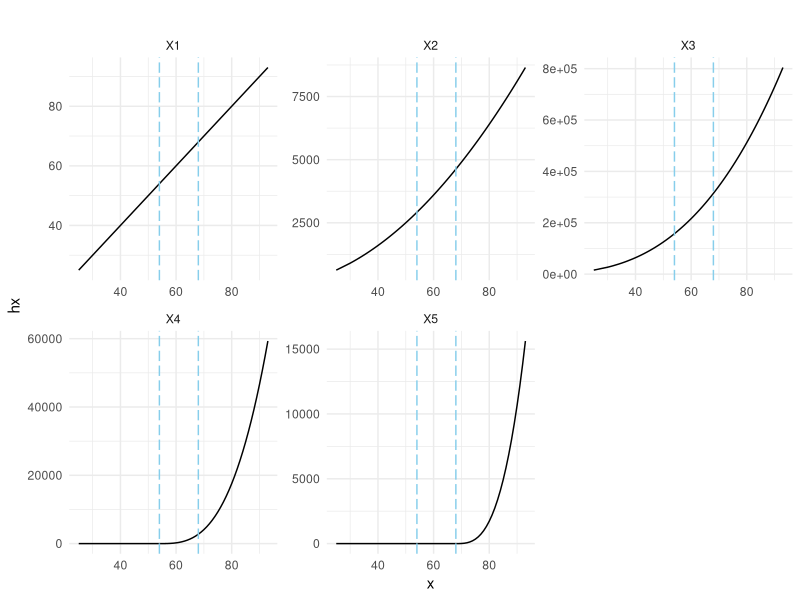
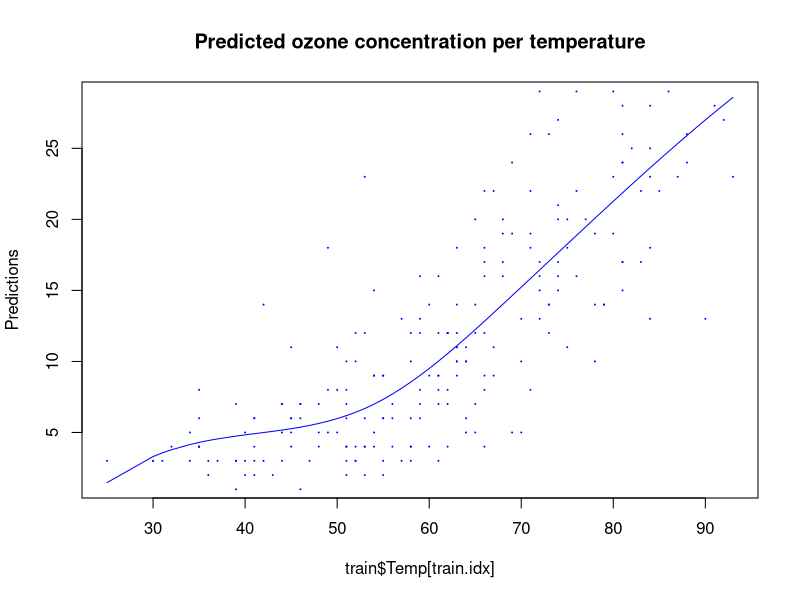
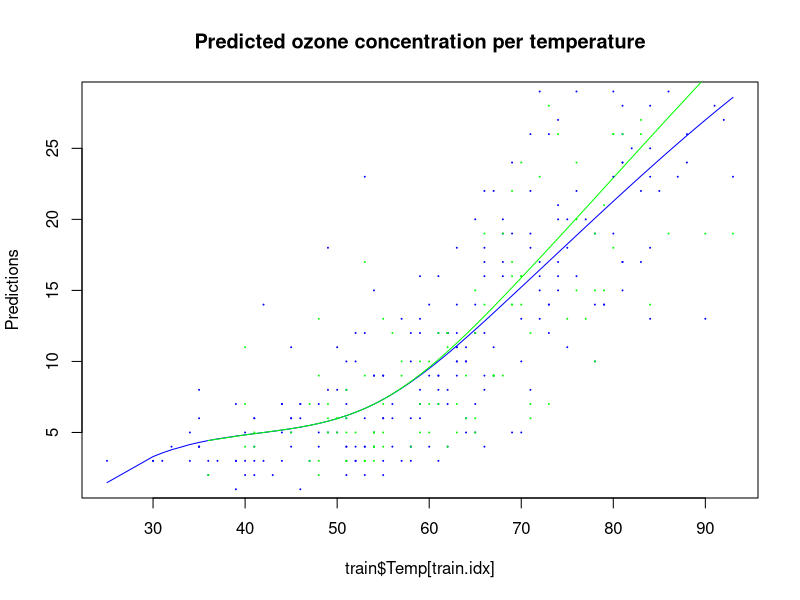
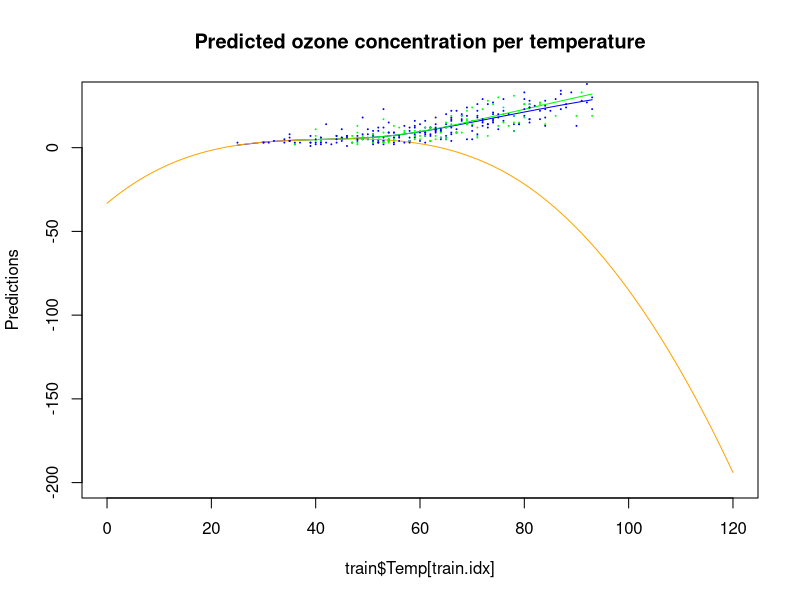
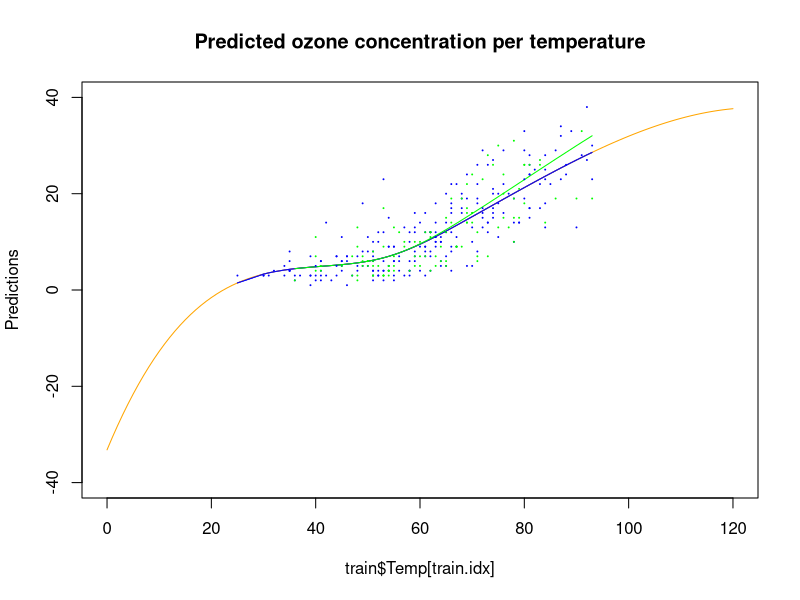
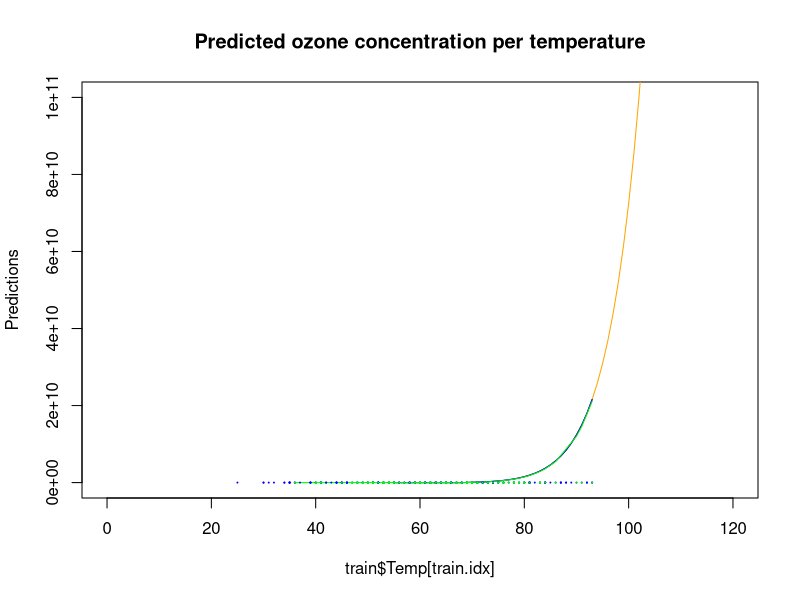

Here is the R script that generated these plots, in order:
## ---- chunk 1
library("knitr")
# library("ROCit")
# library("ISLR")
# library("klaR")
# library("glmnet")
# install.packages("gclus")
library("gclus")
library("tidyverse")

set.seed(11721138)
## ---- chunk 2
data(ozone)

# perform train set split
train_idx <- sample(1:nrow(ozone), nrow(ozone)%/%3*2, replace=FALSE)
train <- ozone[train_idx, ]
test <-  ozone[-train_idx, ]

# ozone
## ---- chunk 3
getsplines <- function(x, nknots=2, M=4){
  # nknots ... number of knots -> placed at regular quantiles
  # M ... M-1 is the degree of the polynomial
  n <- length(x)
  # X will not get an intercept column
  X <- matrix(NA, nrow=n, ncol=(M - 1) + nknots)
  for (i in 1:(M - 1)){ 
    X[,i] <- x^i 
    }
  # now the basis functions for the constraints:
  quant <- seq(0, 1, 1 / (nknots + 1))[c(2 : (nknots + 1))]
  qu <- quantile(x,quant)
  for (i in M : (M + nknots - 1)){
    X[,i] <- ifelse(x - qu[i - M + 1] < 0, 0, (x - qu[i - M + 1])^(M - 1))
  }
  list(x=x, X=X, quantiles=quant, xquantiles=qu)
}

## ---- chunk 4
plotspl <- function(splobj, ..., title=""){
  vertical.lines <- splobj$xquantiles %>% unname()
  splobj %>%  
    .$X %>% 
    data.frame() %>% 
    mutate(x=X1) %>% 
    pivot_longer(-c(x), values_to = "hx") %>% 
    ggplot(aes(x=x, y=hx)) +
      geom_line() +
      theme_minimal() +
      facet_wrap(~name, scales="free") +
      geom_vline(xintercept=vertical.lines, 
                 colour="skyblue", 
                 linetype = "longdash") +
      ggtitle(title) 
  }

# getsplines(ozone$Temp) %>% 
#   plotspl(main="Temp")
## ---- chunk 5
# These lines create splines for all columns, not just temp
# splines <- train %>% 
#   colnames() %>% 
#   lapply(function(name){
#     list(name=name, splines=getsplines(train[[name]]))
#   })
# 
# splines %>% 
#   lapply(function(spline) plotspl(spline$splines, title=spline$name))

# Creating splines for the temperature
splines.temp.train <- getsplines(train$Temp)
splines.temp.test <- getsplines(test$Temp)
plotspl(splines.temp.train, "Temperature Splines")
# plotspl(splines.temp.test, "Temperature Splines")

## ---- chunk 6
# fit the model
training.data <- data.frame(splines.temp.train$X, Ozone=train$Ozone)
model1 <- lm(Ozone ~ ., data=training.data)
summary(model1)
# make predictions
test.idx <- test$Temp %>% sort(index.return=TRUE) %>% .$ix
yhat.train <- predict(model1, training.data)




train.idx <- train$Temp %>% sort(index.return=TRUE) %>% .$ix
plot(train$Temp[train.idx], yhat.train[train.idx], ylab="Predictions", main="Predicted ozone concentration per temperature", col="blue", type="l")
points(train$Temp, train$Ozone, cex=.001, pch=20, col="blue")


## ---- chunk 7


plot(train$Temp[train.idx], yhat.train[train.idx], ylab="Predictions", main="Predicted ozone concentration per temperature", col="blue", type="l")

test.data <- data.frame(splines.temp.test$X, Ozone=test$Ozone)
yhat.test <- predict(model1, test.data)
lines(test$Temp[test.idx], yhat.test[test.idx], col="green")
points(train$Temp, train$Ozone, cex=.001, pch=20, col="blue")
points(test$Temp, test$Ozone, cex=.001, pch=20, col="green")

## ---- chunk 8
plot(train$Temp[train.idx], yhat.train[train.idx], ylab="Predictions", main="Predicted ozone concentration per temperature", col="blue", type="l",
     xlim=c(0, 120), 
     ylim=c(-200, 30)
     )

lines(test$Temp[test.idx], yhat.test[test.idx], col="green")


newtemp <- seq(0, 120)

newtemp %>% 
  getsplines() %>% 
  .$X %>% 
  as.data.frame() %>% 
  rename_all(str_replace_all, "V", "X") %>% 
  predict(model1, .) %>% 
  lines(newtemp, ., col="orange")

points(train$Temp, train$Ozone, cex=.001, pch=20, col="blue")
points(test$Temp, test$Ozone, cex=.001, pch=20, col="green")

## ---- chunk 9
getsplines <- function(x, nknots=2, M=4, knots=NULL){
  # nknots ... number of knots -> placed at regular quantiles
  # M ... M-1 is the degree of the polynomial
  n <- length(x)
  # X will not get an intercept column
  X <- matrix(NA, nrow=n, ncol=(M - 1) + nknots)
  for (i in 1:(M - 1)){ 
    X[,i] <- x^i 
    }
  # now the basis functions for the constraints:
  if (is.null(knots)){
    print("a")
    # create knots from quantiles
    quant <- seq(0, 1, 1 / (nknots + 1))[c(2 : (nknots + 1))]
    qu <- quantile(x,quant)
  } else {
    # if custom knots have been given, use them as knots
    qu = knots
    # and calculate the quantile percentages of the knots
    quant <- ecdf(x)(knots)
  }
  for (i in M : (M + nknots - 1)){
    X[,i] <- ifelse(x - qu[i - M + 1] < 0, 0, (x - qu[i - M + 1])^(M - 1))
  }
  list(x=x, X=X, quantiles=quant, xquantiles=qu)
}

## ---- chunk 10
plot(train$Temp[train.idx], yhat.train[train.idx], ylab="Predictions", main="Predicted ozone concentration per temperature", col="blue", type="l",
     xlim=c(0, 120),
     ylim=c(-40, 40)
     )


# get the knots of the train data splines
training_knots <- splines.temp.train$xquantiles %>% unname()

newtemp <- seq(0, 120)
newtemp %>% 
  getsplines(knots = training_knots) %>% 
  .$X %>% 
  as.data.frame() %>% 
  rename_all(str_replace_all, "V", "X") %>% 
  predict(model1, .) %>% 
  lines(newtemp, ., col="orange")

lines(train$Temp[train.idx], yhat.train[train.idx], col="blue")
lines(test$Temp[test.idx], yhat.test[test.idx], col="green")
points(train$Temp, train$Ozone, cex=.001, pch=20, col="blue")
points(test$Temp, test$Ozone, cex=.001, pch=20, col="green")

## ---- chunk 11

training.data <- data.frame(splines.temp.train$X, Ozone=train$Ozone)
# if specify using log for every variable in the data
# i also add a small constant to every cell to avoid lm(0)
model2 <- lm(Ozone ~ log(X1) + log(X2) + log(X3) + log(X4) + log(X5),
             data=training.data+1e-12)
# predict train data
yhat.train <- predict(model2, training.data) %>% exp()
# predict test data
test.data <- data.frame(splines.temp.test$X, Ozone=test$Ozone)
yhat.test <- predict(model2, test.data+1e-12) %>% exp()


plot(train$Temp[train.idx], yhat.train[train.idx], ylab="Predictions", main="Predicted ozone concentration per temperature", col="blue", type="l",
     xlim=c(0, 120),
     ylim=c(0, 10e10)
     )


newtemp <- seq(0, 120)
newtemp %>% 
  getsplines(knots = training_knots) %>% 
  .$X %>% 
  as.data.frame() %>% 
  rename_all(str_replace_all, "V", "X") %>% 
  predict(model2, .) %>% 
  exp() %>% 
  lines(newtemp, ., col="orange")

lines(train$Temp[train.idx], yhat.train[train.idx], col="blue")
lines(test$Temp[test.idx], yhat.test[test.idx], col="green")
points(train$Temp, train$Ozone, cex=.001, pch=20, col="blue")
points(test$Temp, test$Ozone, cex=.001, pch=20, col="green")
